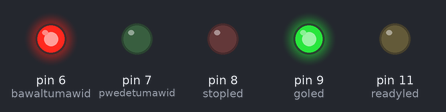
The sketch below on a simulated Arduino Uno, built with avr-gcc and run on an emulated ATmega328P. Parts: output pins drawn as LEDs (lit = HIGH).

Above: at 0.1 s.
At 110.37 s:
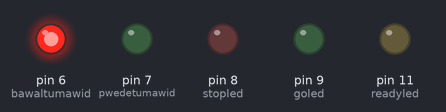
At 114.1 s:
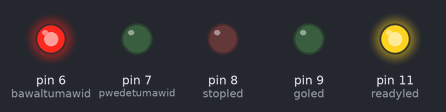
At 124.1 s:
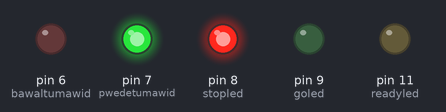
Timing chart, 0 to 125.6 s (numbered marks = the images above):
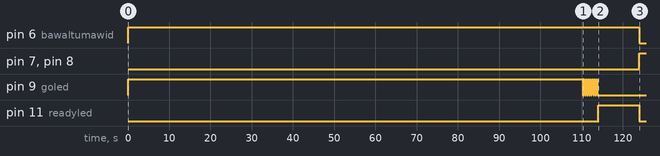

Measured:
- by itself, pin 6 (bawaltumawid): LOW → HIGH at 0.00 s, → LOW 124 s later
- by itself, pin 7 (pwedetumawid), pin 8 (stopled): LOW → HIGH at 124 s
- by itself, pin 9 (goled): repeats every 0.50 s: LOW 0.25 s, HIGH 0.25 s, until it stays LOW from 113.8 s
- by itself, pin 11 (readyled): LOW → HIGH at 114 s, → LOW 10.0 s later

The sketch:

traffic_light.ino
```cpp
int goled = 9; //Traffic light Led’s and pins
int readyled = 11;
int stopled = 8;
int bawaltumawid = 6;
int pwedetumawid = 7;


void setup(){
pinMode(goled, OUTPUT); //Pinmodes of the leds
pinMode(readyled, OUTPUT);
pinMode(stopled, OUTPUT);
pinMode(bawaltumawid, OUTPUT);
pinMode(pwedetumawid, OUTPUT);
}
void loop(){
digitalWrite(goled, HIGH); //Green on for 7 seconds
digitalWrite(bawaltumawid, HIGH); //Pedestrian RedLed on
delay(110000);
// flash the ped green
for (int x=0; x<8; x++) {
digitalWrite(goled, HIGH);
delay(250);
digitalWrite(goled, LOW);
delay(250);
}
digitalWrite(goled, LOW); //Green off,

digitalWrite(readyled, HIGH); // readyled on

delay(10000);
// flash the green

digitalWrite(readyled, LOW);//readyled off,stopled on
digitalWrite(stopled, HIGH);
digitalWrite(bawaltumawid, LOW);  //Pedestrian RedLed off
digitalWrite(pwedetumawid, HIGH); //Pedestrian GreenLed on
delay(90000);

for (int x=0; x<8; x++) { //flash the pedestrian green led
digitalWrite(pwedetumawid, HIGH);
delay(250);
digitalWrite(pwedetumawid, LOW);
delay(250);
}
digitalWrite(pwedetumawid, LOW);//Pedestrian GreenLed off
digitalWrite(stopled, LOW);//stopled off

}
```
